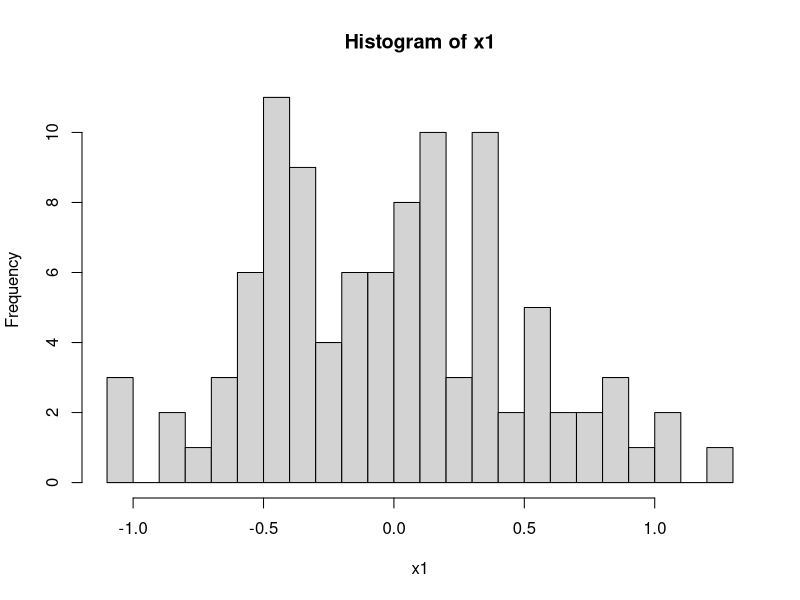
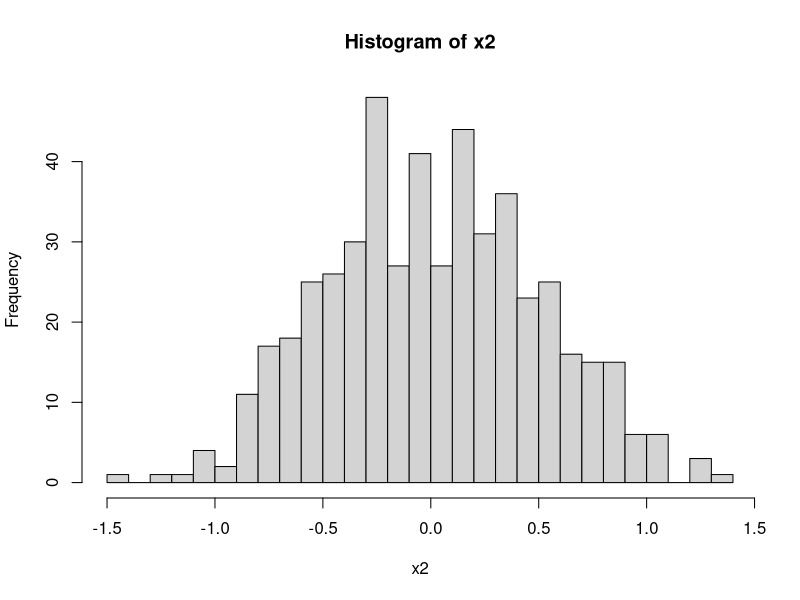
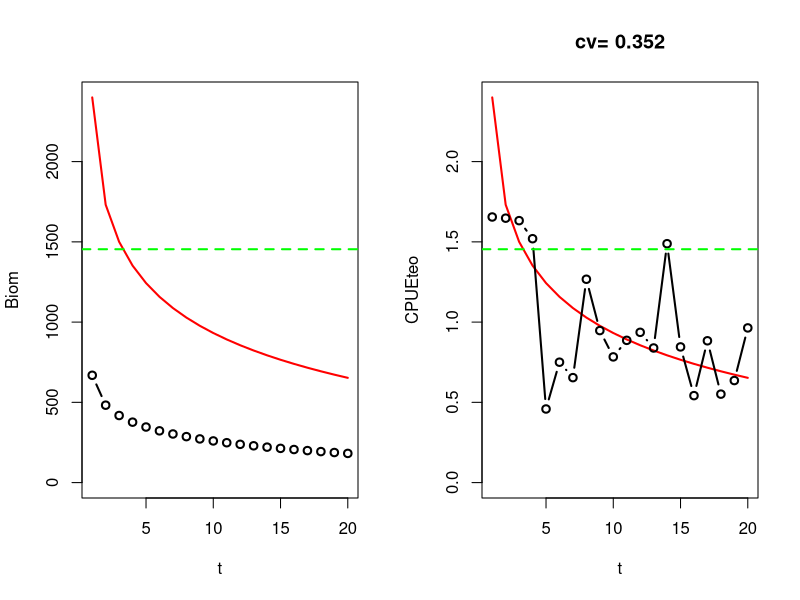

Source code (R) for these figures, in order:
x1=rnorm(100,0,0.5);
x2=rnorm(500,0,0.5);
hist(x1,30)
hist(x2,30)
sd(x1)
sd(x2)
x3=rnorm(500000,0,0.5)
sd(x3) #Entre más datos más me acerco a la realidad 

###################################
rm(list=ls())

# Defino los parámetros poblacionales
K=2400
r=0.65
p=2.5
q=1e-3
sigma=0.3 # error de observación
n=20 #número de años

# Defino los PBR
Brms=K*(1/(p+1))^(1/p)
RMS=(r/p)*Brms*(1-(Brms/K)^p)
Frms=RMS/Brms

# Defino las condiciones iniciales 
Biom=rep(0,1,n) #repetir los valores 0 de 1 hasta n
Y=rep(0,1,n)
Biom[1]=K
F=1.5*Frms
Y[1]=F*Biom[1]

# Proyecto la biomasa y las capturas desde el año 2
for (t in 2:n)
{
  Biom[t]=Biom[t-1] + (r/p)*Biom[t-1]*(1-(Biom[t-1]/K)^p) - Y[t-1]
  Y[t]=1.5*Frms*Biom[t]
}

CPUEteo=q*Biom
CPUEdat=CPUEteo*exp(rnorm(n,0,sigma))
CPUErms=q*Brms

cv=sd(log(CPUEdat)-log(CPUEteo))
#print(paste('cv=',round(cv,3)))

# Gráficos
par(mfrow= c(1,2))

t=seq(1,n)
plot(t,Biom,type="l", col='red',lwd='2',ylim=c(0,K))
lines(t,Y,type="b", col='black',lwd='2')
abline(h=Brms,col='green',lwd='2',lty=2)

plot(t,CPUEteo,type="l", col='red',lwd='2',ylim=c(0,max(CPUEteo)),
     main=paste("cv=",round(cv,3)))
lines(t,CPUEdat,type="b", col='black',lwd='2')
abline(h=CPUErms,col='green',lwd='2',lty=2)

